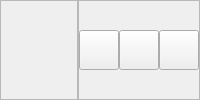
        <widget class="QWidget" name="headerContainer" native="true">
         <property name="enabled">
          <bool>true</bool>
         </property>
         <layout class="QHBoxLayout" name="horizontalLayout_3">
          <property name="spacing">
           <number>0</number>
          </property>
          <property name="leftMargin">
           <number>0</number>
          </property>
          <property name="topMargin">
           <number>0</number>
          </property>
          <property name="rightMargin">
           <number>0</number>
          </property>
          <property name="bottomMargin">
           <number>0</number>
          </property>
          <item>
           <widget class="QFrame" name="frame_5">
            <property name="frameShape">
             <enum>QFrame::StyledPanel</enum>
            </property>
            <property name="frameShadow">
             <enum>QFrame::Raised</enum>
            </property>
            <layout class="QHBoxLayout" name="horizontalLayout_4">
             <property name="spacing">
              <number>0</number>
             </property>
             <property name="leftMargin">
              <number>0</number>
             </property>
             <property name="topMargin">
              <number>0</number>
             </property>
             <property name="rightMargin">
              <number>0</number>
             </property>
             <property name="bottomMargin">
              <number>0</number>
             </property>
             <item>
              <widget class="QLabel" name="mainTitle">
               <property name="maximumSize">
                <size>
                 <width>120</width>
                 <height>40</height>
                </size>
               </property>
               <property name="text">
                <string/>
               </property>
               <property name="pixmap">
                <pixmap>Plasmarm_logo.png</pixmap>
               </property>
               <property name="scaledContents">
                <bool>true</bool>
               </property>
              </widget>
             </item>
             <item>
              <spacer name="horizontalSpacer">
               <property name="orientation">
                <enum>Qt::Horizontal</enum>
               </property>
               <property name="sizeHint" stdset="0">
                <size>
                 <width>40</width>
                 <height>20</height>
                </size>
               </property>
              </spacer>
             </item>
            </layout>
           </widget>
          </item>
          <item>
           <widget class="QFrame" name="frame_7">
            <property name="frameShape">
             <enum>QFrame::StyledPanel</enum>
            </property>
            <property name="frameShadow">
             <enum>QFrame::Raised</enum>
            </property>
           </widget>
          </item>
          <item alignment="Qt::AlignRight">
           <widget class="QFrame" name="windBtnFrame">
            <property name="minimumSize">
             <size>
              <width>100</width>
              <height>0</height>
             </size>
            </property>
            <property name="frameShape">
             <enum>QFrame::StyledPanel</enum>
            </property>
            <property name="frameShadow">
             <enum>QFrame::Raised</enum>
            </property>
            <layout class="QHBoxLayout" name="horizontalLayout_2">
             <property name="spacing">
              <number>0</number>
             </property>
             <property name="leftMargin">
              <number>0</number>
             </property>
             <property name="topMargin">
              <number>0</number>
             </property>
             <property name="rightMargin">
              <number>0</number>
             </property>
             <property name="bottomMargin">
              <number>0</number>
             </property>
             <item>
              <widget class="QPushButton" name="minBtn">
               <property name="minimumSize">
                <size>
                 <width>40</width>
                 <height>40</height>
                </size>
               </property>
               <property name="toolTip">
                <string>Réduire</string>
               </property>
               <property name="text">
                <string/>
               </property>
               <property name="icon">
                <iconset resource="ressources.qrc">
                 <normaloff>:/icons/icons/minus.svg</normaloff>:/icons/icons/minus.svg</iconset>
               </property>
              </widget>
             </item>
             <item>
              <widget class="QPushButton" name="maxBtn">
               <property name="minimumSize">
                <size>
                 <width>40</width>
                 <height>40</height>
                </size>
               </property>
               <property name="toolTip">
                <string>Minimiser</string>
               </property>
               <property name="text">
                <string/>
               </property>
               <property name="icon">
                <iconset resource="ressources.qrc">
                 <normaloff>:/icons/icons/square.svg</normaloff>:/icons/icons/square.svg</iconset>
               </property>
              </widget>
             </item>
             <item>
              <widget class="QPushButton" name="closeBtn">
               <property name="minimumSize">
                <size>
                 <width>40</width>
                 <height>40</height>
                </size>
               </property>
               <property name="toolTip">
                <string>Fermer</string>
               </property>
               <property name="styleSheet">
                <string notr="true">QPushButton:hover {
        background-color: rgb(255, 0, 4);
}</string>
               </property>
               <property name="text">
                <string/>
               </property>
               <property name="icon">
                <iconset resource="ressources.qrc">
                 <normaloff>:/icons/icons/x.svg</normaloff>:/icons/icons/x.svg</iconset>
               </property>
              </widget>
             </item>
            </layout>
           </widget>
          </item>
         </layout>
        </widget>
